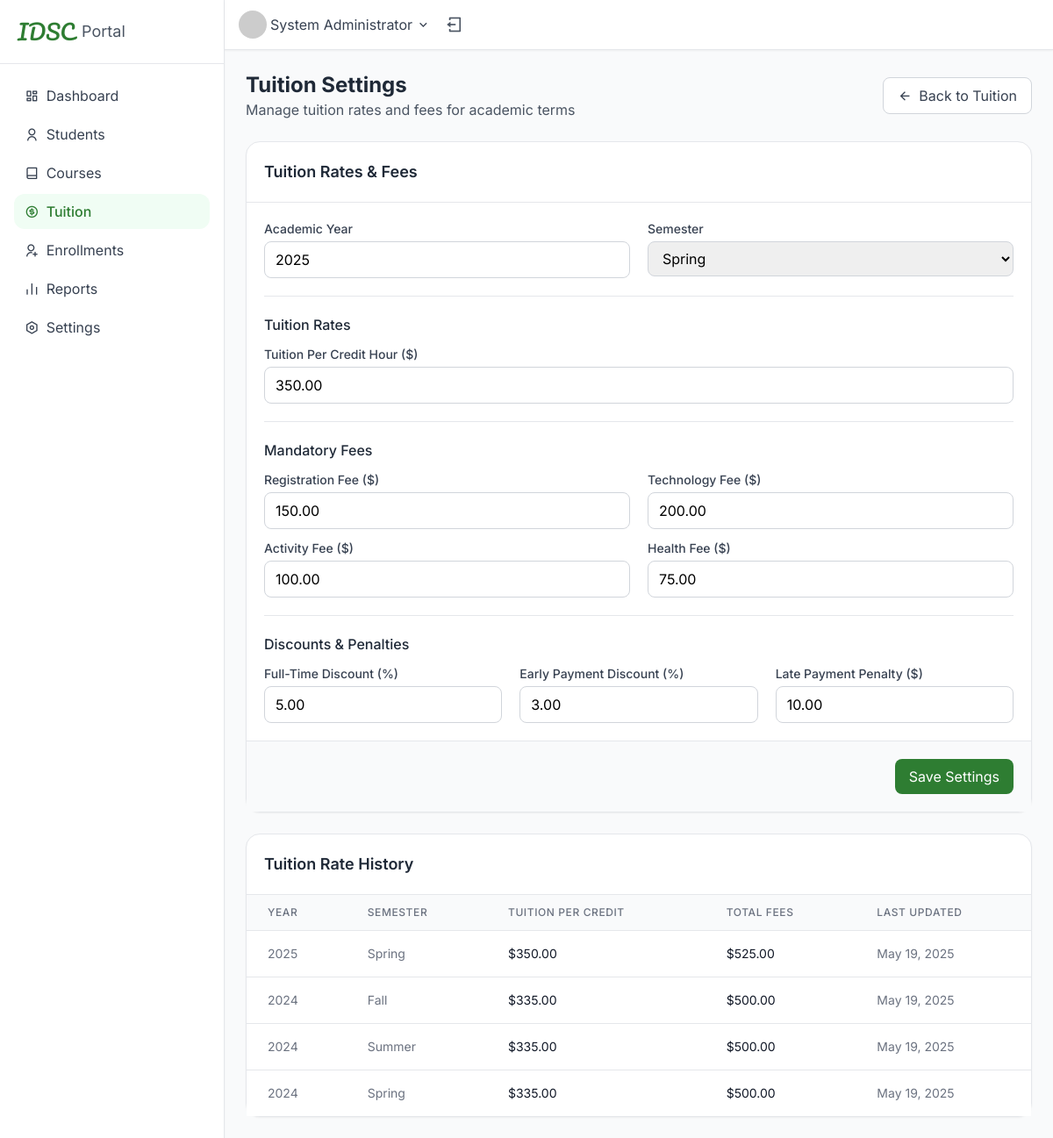
The app's page /admin/tuition_settings.php (signed in) with its own data.
### tables this page shows
CREATE TABLE users (
    user_id VARCHAR(20) PRIMARY KEY,
    password VARCHAR(255) NOT NULL,
    role ENUM('student', 'instructor', 'admin') NOT NULL,
    email VARCHAR(100) NOT NULL UNIQUE,
    first_name VARCHAR(50) NOT NULL,
    last_name VARCHAR(50) NOT NULL,
    profile_image VARCHAR(255) DEFAULT NULL,
    created_at TIMESTAMP DEFAULT CURRENT_TIMESTAMP,
    last_login DATETIME DEFAULT NULL
);

CREATE TABLE IF NOT EXISTS tuition_settings (
    id INT AUTO_INCREMENT PRIMARY KEY,
    academic_year INT NOT NULL,
    semester VARCHAR(20) NOT NULL,
    tuition_per_credit DECIMAL(10, 2) NOT NULL,
    registration_fee DECIMAL(10, 2) NOT NULL,
    technology_fee DECIMAL(10, 2) NOT NULL,
    activity_fee DECIMAL(10, 2) NOT NULL,
    health_fee DECIMAL(10, 2) NOT NULL,
    discount_full_time DECIMAL(5, 2) NOT NULL,
    discount_early_payment DECIMAL(5, 2) NOT NULL,
    late_payment_penalty DECIMAL(10, 2) NOT NULL,
    updated_at DATETIME NOT NULL,
    UNIQUE KEY unique_term (academic_year, semester)
);

### admin/tuition_settings.php (the view, shortened to what the rows shown need)
<?php
require_once '../config.php';
$admin_id = $_SESSION['user_id'];
$user_info = get_user_info($admin_id);
$conn = get_db_connection();
$query = "SELECT * FROM tuition_settings ORDER BY academic_year DESC, semester DESC LIMIT 1";
$result = mysqli_query($conn, $query);
if ($result && mysqli_num_rows($result) > 0) {
    $tuition_settings = mysqli_fetch_assoc($result);
}
?>
<!DOCTYPE html>
<html lang="en">
<head>
    <script src="https://cdn.tailwindcss.com/3.4.16"></script>
    <link rel="stylesheet" href="https://cdnjs.cloudflare.com/ajax/libs/remixicon/4.6.0/remixicon.min.css">
</head>
<body class="bg-gray-50">
    <div class="min-h-screen flex flex-col">
        <div class="flex flex-1">
            <aside class="w-64 bg-white shadow-sm border-r hidden lg:block">
                <div class="p-5 border-b">
                    <div class="flex items-center space-x-2">
                        <h1 class="font-['Pacifico'] text-2xl text-primary">IDSC</h1>
                    </div>
                </div>
            </aside>
            <main class="flex-1 flex flex-col">
                <header class="bg-white shadow-sm border-b sticky top-0 z-10">
                    <div class="flex items-center justify-between px-4 py-3">
                        <div class="flex items-center space-x-4">
                            <div class="relative">
                                <button type="button" class="flex items-center space-x-1 text-gray-700">
                                    <img src="https://ui-avatars.com/api/?name=<?php echo urlencode($user_info['first_name'] . ' ' . $user_info['last_name']); ?>&background=E9F5E9&color=2E7D32" class="w-8 h-8 rounded-full" alt="Profile">
                                    <span class="hidden md:inline-block"><?php echo htmlspecialchars($user_info['first_name'] . ' ' . $user_info['last_name']); ?></span>
                                    <i class="ri-arrow-down-s-line"></i>
                                </button>
                            </div>
                        </div>
                    </div>
                </header>
                <div class="flex-1 overflow-y-auto p-4 md:p-6">
                    <div class="mb-6 flex justify-between items-center">
                        <div>
                            <h1 class="text-2xl font-bold text-gray-800">Tuition Settings</h1>
                        </div>
                    </div>
                    <div class="bg-white rounded-lg border shadow-sm mb-6">
                        <div class="p-5 border-b">
                            <h2 class="text-lg font-semibold text-gray-800">Tuition Rates & Fees</h2>
                        </div>
                        <form method="POST" action="">
                            <div class="p-5 space-y-5">
                                <div class="grid grid-cols-1 md:grid-cols-2 gap-5">
                                    <div>
                                        <label for="academic_year" class="block text-sm font-medium text-gray-700 mb-1">Academic Year</label>
                                        <input type="number" id="academic_year" name="academic_year" min="2000" max="2100" value="<?php echo htmlspecialchars($tuition_settings['academic_year']); ?>" required class="block w-full border border-gray-300 rounded px-3 py-2 focus:outline-none focus:ring-1 focus:ring-primary focus:border-primary">
                                    </div>
                                    <div>
                                        <label for="semester" class="block text-sm font-medium text-gray-700 mb-1">Semester</label>
                                        <select id="semester" name="semester" required class="block w-full border border-gray-300 rounded px-3 py-2 focus:outline-none focus:ring-1 focus:ring-primary focus:border-primary">
                                            <option value="Spring" <?php echo $tuition_settings['semester'] === 'Spring' ? 'selected' : ''; ?>>Spring</option>
                                        </select>
                                    </div>
                                </div>
                                <div class="border-t pt-5">
                                    <div>
                                        <label for="tuition_per_credit" class="block text-sm font-medium text-gray-700 mb-1">Tuition Per Credit Hour ($)</label>
                                        <input type="number" id="tuition_per_credit" name="tuition_per_credit" min="0" step="0.01" value="<?php echo htmlspecialchars($tuition_settings['tuition_per_credit']); ?>" required class="block w-full border border-gray-300 rounded px-3 py-2 focus:outline-none focus:ring-1 focus:ring-primary focus:border-primary">
                                    </div>
                                </div>
                                <div class="border-t pt-5">
                                    <div class="grid grid-cols-1 md:grid-cols-2 gap-5">
                                        <div>
                                            <label for="registration_fee" class="block text-sm font-medium text-gray-700 mb-1">Registration Fee ($)</label>
                                            <input type="number" id="registration_fee" name="registration_fee" min="0" step="0.01" value="<?php echo htmlspecialchars($tuition_settings['registration_fee']); ?>" required class="block w-full border border-gray-300 rounded px-3 py-2 focus:outline-none focus:ring-1 focus:ring-primary focus:border-primary">
                                        </div>
                                        <div>
                                            <label for="technology_fee" class="block text-sm font-medium text-gray-700 mb-1">Technology Fee ($)</label>
                                            <input type="number" id="technology_fee" name="technology_fee" min="0" step="0.01" value="<?php echo htmlspecialchars($tuition_settings['technology_fee']); ?>" required class="block w-full border border-gray-300 rounded px-3 py-2 focus:outline-none focus:ring-1 focus:ring-primary focus:border-primary">
                                        </div>
                                    </div>
                                    <div class="grid grid-cols-1 md:grid-cols-2 gap-5 mt-3">
                                        <div>
                                            <label for="activity_fee" class="block text-sm font-medium text-gray-700 mb-1">Activity Fee ($)</label>
                                            <input type="number" id="activity_fee" name="activity_fee" min="0" step="0.01" value="<?php echo htmlspecialchars($tuition_settings['activity_fee']); ?>" required class="block w-full border border-gray-300 rounded px-3 py-2 focus:outline-none focus:ring-1 focus:ring-primary focus:border-primary">
                                        </div>
                                        <div>
                                            <label for="health_fee" class="block text-sm font-medium text-gray-700 mb-1">Health Fee ($)</label>
                                            <input type="number" id="health_fee" name="health_fee" min="0" step="0.01" value="<?php echo htmlspecialchars($tuition_settings['health_fee']); ?>" required class="block w-full border border-gray-300 rounded px-3 py-2 focus:outline-none focus:ring-1 focus:ring-primary focus:border-primary">
                                        </div>
                                    </div>
                                </div>
                                <div class="border-t pt-5">
                                    <div class="grid grid-cols-1 md:grid-cols-3 gap-5">
                                        <div>
                                            <label for="discount_full_time" class="block text-sm font-medium text-gray-700 mb-1">Full-Time Discount (%)</label>
                                            <input type="number" id="discount_full_time" name="discount_full_time" min="0" max="100" step="0.1" value="<?php echo htmlspecialchars($tuition_settings['discount_full_time']); ?>" required class="block w-full border border-gray-300 rounded px-3 py-2 focus:outline-none focus:ring-1 focus:ring-primary focus:border-primary">
                                        </div>
                                        <div>
                                            <label for="discount_early_payment" class="block text-sm font-medium text-gray-700 mb-1">Early Payment Discount (%)</label>
                                            <input type="number" id="discount_early_payment" name="discount_early_payment" min="0" max="100" step="0.1" value="<?php echo htmlspecialchars($tuition_settings['discount_early_payment']); ?>" required class="block w-full border border-gray-300 rounded px-3 py-2 focus:outline-none focus:ring-1 focus:ring-primary focus:border-primary">
                                        </div>
                                        <div>
                                            <label for="late_payment_penalty" class="block text-sm font-medium text-gray-700 mb-1">Late Payment Penalty ($)</label>
                                            <input type="number" id="late_payment_penalty" name="late_payment_penalty" min="0" step="0.01" value="<?php echo htmlspecialchars($tuition_settings['late_payment_penalty']); ?>" required class="block w-full border border-gray-300 rounded px-3 py-2 focus:outline-none focus:ring-1 focus:ring-primary focus:border-primary">
                                        </div>
                                    </div>
                                </div>
                            </div>
                        </form>
                    </div>
                    <div class="bg-white rounded-lg border shadow-sm">
                        <div class="p-5 border-b">
                            <h2 class="text-lg font-semibold text-gray-800">Tuition Rate History</h2>
                        </div>
                        <div class="overflow-x-auto">
                            <table class="min-w-full divide-y divide-gray-200">
                                <thead class="bg-gray-50">
                                    <tr>
                                        <th scope="col" class="px-6 py-3 text-left text-xs font-medium text-gray-500 uppercase tracking-wider">Year</th>
                                        <th scope="col" class="px-6 py-3 text-left text-xs font-medium text-gray-500 uppercase tracking-wider">Semester</th>
                                        <th scope="col" class="px-6 py-3 text-left text-xs font-medium text-gray-500 uppercase tracking-wider">Tuition Per Credit</th>
                                        <th scope="col" class="px-6 py-3 text-left text-xs font-medium text-gray-500 uppercase tracking-wider">Total Fees</th>
                                        <th scope="col" class="px-6 py-3 text-left text-xs font-medium text-gray-500 uppercase tracking-wider">Last Updated</th>
                                    </tr>
                                </thead>
                                <tbody class="bg-white divide-y divide-gray-200">
                                    <?php
                                    $query = "SELECT * FROM tuition_settings ORDER BY academic_year DESC, FIELD(semester, 'Fall', 'Summer', 'Spring')";
                                    $result = mysqli_query($conn, $query);
                                    if ($result && mysqli_num_rows($result) > 0) {
                                        while ($row = mysqli_fetch_assoc($result)) {
                                            $total_fees = $row['registration_fee'] + $row['technology_fee'] + $row['activity_fee'] + $row['health_fee'];
                                            ?>
                                            <tr>
                                                <td class="px-6 py-4 whitespace-nowrap text-sm text-gray-500"><?php echo htmlspecialchars($row['academic_year']); ?></td>
                                                <td class="px-6 py-4 whitespace-nowrap text-sm text-gray-500"><?php echo htmlspecialchars($row['semester']); ?></td>
                                                <td class="px-6 py-4 whitespace-nowrap text-sm text-gray-900">$<?php echo number_format($row['tuition_per_credit'], 2); ?></td>
                                                <td class="px-6 py-4 whitespace-nowrap text-sm text-gray-900">$<?php echo number_format($total_fees, 2); ?></td>
                                                <td class="px-6 py-4 whitespace-nowrap text-sm text-gray-500"><?php echo date('M j, Y', strtotime($row['updated_at'])); ?></td>
                                            </tr>
                                            <?php
                                        }
                                    } else {
                                        ?>
                                        <tr>
                                            <td colspan="5" class="px-6 py-4 text-center text-sm text-gray-500">No tuition history found.</td>
                                        </tr>
                                        <?php
                                    }
                                    ?>
                                </tbody>
                            </table>
                        </div>
                    </div>
                </div>
            </main>
        </div>
    </div>
</body>
</html>

### records on screen
users: first_name+last_name "System Administrator"
tuition_settings: academic_year "2025", semester "Spring", tuition_per_credit "350.00", registration_fee "150.00", technology_fee "200.00", activity_fee "100.00", health_fee "75.00", discount_full_time "5.00", discount_early_payment "3.00", late_payment_penalty "10.00", total_fees "525.00", updated_at "May 19, 2025"
tuition_settings: academic_year "2024", semester "Fall", tuition_per_credit "335.00", total_fees "500.00", updated_at "May 19, 2025"
tuition_settings: academic_year "2024", semester "Summer", tuition_per_credit "335.00", total_fees "500.00", updated_at "May 19, 2025"
tuition_settings: academic_year "2024", semester "Spring", tuition_per_credit "335.00", total_fees "500.00", updated_at "May 19, 2025"
